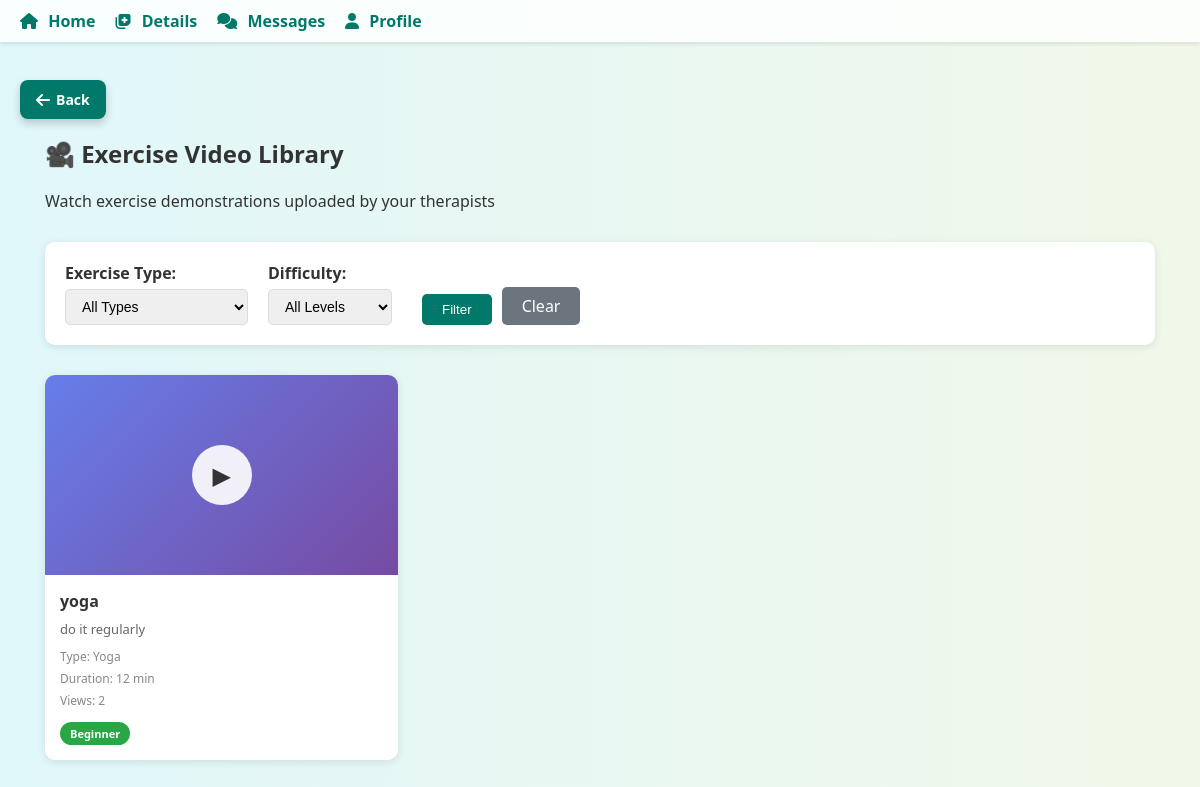
/videos/ (signed in), run on the app's committed database.
### core/models.py (models this page shows, shortened)
class ExerciseVideo(models.Model):
    EXERCISE_TYPE_CHOICES = [
        ('adaptive_sports', 'Adaptive Sports'),
        ('creative_arts', 'Creative Arts'),
        ('music_therapy', 'Music Therapy'),
        ('speech_therapy', 'Speech Therapy'),
        ('exercise', 'Exercise'),
        ('yoga', 'Yoga'),
        ('sensory_play', 'Sensory Play'),
        ('social_skills', 'Social Skills Training'),
        ('language_learning', 'Language Learning'),
        ('gardening', 'Gardening'),
        ('physiotherapy', 'Physiotherapy'),
        ('occupational_therapy', 'Occupational Therapy'),
    ]
    therapist = models.ForeignKey(
        settings.AUTH_USER_MODEL,
        on_delete=models.CASCADE,
        limit_choices_to={'role': 'therapist'},
        related_name='uploaded_videos'
    )
    title = models.CharField(max_length=200)
    description = models.TextField(blank=True, null=True)
    exercise_type = models.CharField(max_length=30, choices=EXERCISE_TYPE_CHOICES, default='exercise')
    video_file = models.FileField(upload_to='exercise_videos/', help_text="Upload video file (MP4, AVI, MOV, etc.)")
    thumbnail = models.ImageField(upload_to='video_thumbnails/', blank=True, null=True, help_text="Optional thumbnail image")
    duration_minutes = models.PositiveIntegerField(blank=True, null=True, help_text="Estimated duration in minutes")
    difficulty_level = models.CharField(
        max_length=20,
        choices=[
            ('beginner', 'Beginner'),
            ('intermediate', 'Intermediate'),
            ('advanced', 'Advanced'),
        ],
        default='beginner'
    )
    is_active = models.BooleanField(default=True, help_text="Uncheck to hide from patients")
    created_at = models.DateTimeField(auto_now_add=True)
    updated_at = models.DateTimeField(auto_now=True)
    views_count = models.PositiveIntegerField(default=0)
    class Meta:
        ordering = ['-created_at']
        verbose_name = 'Exercise Video'
        verbose_name_plural = 'Exercise Videos'

### core/views.py (the view)
# urls.py: path('videos/', views.view_exercise_videos, name='view_exercise_videos'),
@login_required
def view_exercise_videos(request):
    if request.user.role != 'patient':
        messages.error(request, "Access denied.")
        return redirect('login')
    exercise_type = request.GET.get('exercise_type', '')
    difficulty = request.GET.get('difficulty', '')
    videos = ExerciseVideo.objects.filter(is_active=True)
    if exercise_type:
        videos = videos.filter(exercise_type=exercise_type)
    if difficulty:
        videos = videos.filter(difficulty_level=difficulty)
    videos = videos.order_by('-created_at')
    exercise_types = ExerciseVideo.EXERCISE_TYPE_CHOICES
    difficulty_levels = [
        ('beginner', 'Beginner'),
        ('intermediate', 'Intermediate'),
        ('advanced', 'Advanced'),
    ]
    return render(request, 'core/view_videos.html', {
        'videos': videos,
        'exercise_types': exercise_types,
        'difficulty_levels': difficulty_levels,
        'selected_type': exercise_type,
        'selected_difficulty': difficulty,
    })

### core/templates/core/view_videos.html (shortened to what this page needs)
{% extends 'core/base.html' %}
{% block content %}
<div class="container">
    <div class="header-section">
        <h2>🎥 Exercise Video Library</h2>
        <p>Watch exercise demonstrations uploaded by your therapists</p>
    </div>
    <div class="filters">
        <form method="get" style="display: flex; align-items: flex-end; flex-wrap: wrap;">
            <div class="filter-group">
                <label for="exercise_type">Exercise Type:</label>
                <select name="exercise_type" id="exercise_type">
                    <option value="">All Types</option>
                </select>
            </div>
            <div class="filter-group">
                <label for="difficulty">Difficulty:</label>
                <select name="difficulty" id="difficulty">
                    <option value="">All Levels</option>
                </select>
            </div>
            <button type="submit" class="btn-filter">Filter</button>
            <a href="{% url 'view_exercise_videos' %}" style="margin-left: 10px; padding: 8px 20px; background: #6c757d; color: white; text-decoration: none; border-radius: 5px;">Clear</a>
        </form>
    </div>
    {% if videos %}
        <div class="video-grid">
            {% for video in videos %}
            <a href="{% url 'watch_video' video.id %}" class="video-card">
                <div class="video-thumbnail">
                    <div class="play-icon">▶</div>
                </div>
                <div class="video-info">
                    <div class="video-title">{{ video.title }}</div>
                    {% if video.description %}
                        <div class="video-description">{{ video.description }}</div>
                    {% endif %}
                    <div class="video-meta">Type: {{ video.get_exercise_type_display }}</div>
                    {% if video.duration_minutes %}
                        <div class="video-meta">Duration: {{ video.duration_minutes }} min</div>
                    {% endif %}
                    <div class="video-meta">Views: {{ video.views_count }}</div>
                    <span class="difficulty-badge difficulty-{{ video.difficulty_level }}">
                        {{ video.get_difficulty_level_display }}
                    </span>
                </div>
            </a>
            {% endfor %}
        </div>
    {% else %}
        <div style="text-align: center; padding: 50px; background: white; border-radius: 10px; box-shadow: 0 2px 8px rgba(0,0,0,0.1);">
            <p style="font-size: 18px; color: #666;">No videos available at the moment.</p>
            <p style="color: #999;">Check back later for new exercise demonstrations!</p>
        </div>
    {% endif %}
</div>
{% endblock %}

### core/templates/core/view_videos.html (style rules this page uses)
.container { max-width: 1200px; margin: 30px auto; padding: 20px; }
.header-section { margin-bottom: 30px; }
.filters { background: white; padding: 20px; border-radius: 10px; box-shadow: 0 2px 8px rgba(0,0,0,0.1); margin-bottom: 30px; }
.filter-group { display: inline-block; margin-right: 20px; }
.filter-group label { display: block; margin-bottom: 5px; font-weight: bold; color: #333; }
.filter-group select { padding: 8px 12px; border: 1px solid #ddd; border-radius: 5px; font-size: 14px; }
.btn-filter { background-color: #00796b; color: white; padding: 8px 20px; border: none; border-radius: 5px; cursor: pointer; margin-left: 10px; }
.video-grid { display: grid; grid-template-columns: repeat(auto-fill, minmax(280px, 1fr)); gap: 25px; }
.video-card { background: white; border-radius: 10px; box-shadow: 0 2px 8px rgba(0,0,0,0.1); overflow: hidden; transition: transform 0.2s; cursor: pointer; text-decoration: none; color: inherit; }
.video-thumbnail { width: 100%; height: 200px; background: linear-gradient(135deg, #667eea 0%, #764ba2 100%); display: flex; align-items: center; justify-content: center; font-size: 48px; position: relative; }
.play-icon { position: absolute; top: 50%; left: 50%; transform: translate(-50%, -50%); width: 60px; height: 60px; background: rgba(255,255,255,0.9); border-radius: 50%; display: flex; align-items: center; justify-content: center; font-size: 24px; }
.video-info { padding: 15px; }
.video-title { font-weight: bold; font-size: 16px; margin-bottom: 8px; color: #333; }
.video-description { font-size: 13px; color: #666; margin-bottom: 10px; display: -webkit-box; -webkit-line-clamp: 2; -webkit-box-orient: vertical; overflow: hidden; }
.video-meta { font-size: 12px; color: #888; margin-bottom: 5px; }
.difficulty-badge { display: inline-block; padding: 4px 10px; border-radius: 12px; font-size: 11px; font-weight: bold; margin-top: 8px; }
.difficulty-beginner { background-color: #28a745; color: white; }

### data on the page
ExerciseVideo: title "yoga", description "do it regularly", exercise_type "Yoga", duration_minutes "12", views_count "2", difficulty_level "Beginner"
